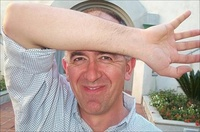
#> input picture PycharmProjects/CS131/Homeworks/homework7/image_0319.jpg, 200 x 132 px, shrunk from 454 x 300 before the run, given as the content of the folder face, which was not available
$ python homework7.py   (older library calls are emulated)
#> lines starting #> are read from the running program, lines starting #| are printed output that depends on the picture; pictures that were not available may be replaced by others from this repository, and a replacement may not be noted
### PycharmProjects/CS131/Homeworks/homework7/detection.py
import numpy as np
from skimage import feature, data, color, exposure, io
from skimage.transform import rescale, resize, downscale_local_mean
from skimage.filters import gaussian
from scipy import signal
from scipy.ndimage import interpolation
import math


def hog_feature(image, pixel_per_cell=8):
    '''
    Compute hog feature for a given image.

    Hint: use the hog function provided by skimage

    Args:
        image: an image with object that we want to detect
        pixel_per_cell: number of pixels in each cell, an argument for hog descriptor

    Returns:
        score: a vector of hog representation
        hogImage: an image representation of hog provided by skimage
    '''
    ### YOUR CODE HERE
    hogFeature,hogImage=feature.hog(image,pixels_per_cell=(pixel_per_cell,pixel_per_cell),visualize=True)
    ### END YOUR CODE
    return (hogFeature, hogImage)


def sliding_window(image, base_score, stepSize, windowSize, pixel_per_cell=8):
    ''' A sliding window that checks each different location in the image,
        and finds which location has the highest hog score. The hog score is computed
        as the dot product between hog feature of the sliding window and the hog feature
        of the template. It generates a response map where each location of the
        response map is a corresponding score. And you will need to resize the response map
        so that it has the same shape as the image.

    Args:
        image: an np array of size (h,w)
        base_score: hog representation of the object you want to find, an array of size (m,)
        stepSize: an int of the step size to move the window
        windowSize: a pair of ints that is the height and width of the window
    Returns:
        max_score: float of the highest hog score
        maxr: int of row where the max_score is found
        maxc: int of column where the max_score is found
        response_map: an np array of size (h,w)
    '''
    # slide a window across the image
    (max_score, maxr, maxc) = (0, 0, 0)
    winH, winW = windowSize
    H, W = image.shape
    pad_image = np.lib.pad(image, ((winH // 2, winH - winH // 2), (winW // 2, winW - winW // 2)), mode='constant')
    response_map = np.zeros((H // stepSize + 1, W // stepSize + 1))

    ### YOUR CODE HERE
    for i in range(0, response_map.shape[
        0]):  # 考虑到H和W不一定是winH和winW的整数倍，是否可以采取这样的措施：循环只到倒数第二行/列，最后一行/列单独处理，最后剩下多大就跟多大的face_feature做相关，最后记得均衡一下（得到的响应值/最后一块的大小*正常块的大小）
        for j in range(0, response_map.shape[1]):
            image_batch = pad_image[i * stepSize: i * stepSize + winH, j * stepSize: j * stepSize + winW]
            (hogFeature, _) = hog_feature(image_batch, pixel_per_cell)
            response_map[i, j] = np.sum(
                base_score * hogFeature)  # / (sum_hog * np.sum(hogFeature)) #之前还在想用不用去除能量的影响，以为一张白纸跟人脸做相关会是最大，后来发现不对，做相关的不是原像素而是hog特征，而白纸的hog特征是全零，因此不会是最大。而且去除能量的效果并不好，得到了错误的识别结果，综上，不需要去除能量的影响
            # [5 lines of commented-out code are left out]
    max_index, max_score = np.argmax(response_map), np.max(response_map)
    maxr, maxc = int(max_index / response_map.shape[1] - np.ceil(winH // 2 / stepSize)), int(
        max_index % response_map.shape[1] - np.ceil(
            winW // 2 / stepSize))  # 因为直接argmax出来的下标是与填充后的图像相对应的下标，而输出要的是对应与原图片，所以需要做一下校正
    # max_score = response_map[maxr, maxc] #不能用这个语句来求解最大值，一开始没有校正时是可以的，加了校正之后的位置就是不是原来的响应图的最大值了
    maxr, maxc = maxr * int(stepSize), maxc * int(stepSize)  # 将response_map以及最大值下标转换成原图大小
    response_map = resize(response_map, (H, W), preserve_range=1)
    ### END YOUR CODE

    return (max_score, maxr, maxc, response_map)


# [151 lines left out: functions pyramid, pyramid_score, compute_displacement, shift_heatmap, gaussian_heatmap, detect_multiple, not called in this run]

### PycharmProjects/CS131/Homeworks/homework7/util.py
import numpy as np
from Homeworks.homework7.detection import *
from skimage.transform import rescale, resize, downscale_local_mean
from skimage.filters import gaussian


# [21 lines of commented-out code are left out]


def read_facial_labels(image_paths):
    label_path = "list_landmarks_align_celeba.txt"
    n_images = len(image_paths)
    f = open(label_path, "r")
    f.readline()
    f.readline()
    lefteyes = np.array([], dtype=np.int).reshape(0, 2)
    righteyes = np.array([], dtype=np.int).reshape(0, 2)
    noses = np.array([], dtype=np.int).reshape(0, 2)
    mouths = np.array([], dtype=np.int).reshape(0, 2)
    for line in f:
        if lefteyes.shape[0] > 40:
            break
        parts = line.strip().split(' ')
        parts = list(filter(None, parts))
        # print(line,parts)
        image_file = parts[0]
        if image_file in image_paths:
            lefteye_c = int(parts[1])
            lefteye_r = int(parts[2])
            righteye_c = int(parts[3])
            righteye_r = int(parts[4])
            nose_c = int(parts[5])
            nose_r = int(parts[6])
            leftmouth_c = int(parts[7])
            leftmouth_r = int(parts[8])
            rightmouth_c = int(parts[9])
            rightmouth_r = int(parts[10][:-1])
            mouth_c = int((leftmouth_c + rightmouth_c) / 2)
            mouth_r = int((leftmouth_r + rightmouth_r) / 2)

            lefteyes = np.vstack((lefteyes, np.asarray([lefteye_r, lefteye_c])))
            righteyes = np.vstack((righteyes, np.asarray([righteye_r, righteye_c])))
            noses = np.vstack((noses, np.asarray([nose_r, nose_c])))
            mouths = np.vstack((mouths, np.asarray([mouth_r, mouth_c])))
    parts = (lefteyes, righteyes, noses, mouths)
    return parts


# [54 lines left out: functions get_detector, get_heatmap, intersection_over_union, not called in this run]

### PycharmProjects/CS131/Homeworks/homework7/homework7.py
import random
import numpy as np
import matplotlib.pyplot as plt
import matplotlib.patches as patches
from skimage import io
from skimage.feature import hog
from skimage import data,color,exposure
from skimage.transform import rescale, resize, downscale_local_mean
import glob, os
import fnmatch
import time
import math
from Homeworks.homework7.util import *
from Homeworks.homework7.detection import *

########################################################################################################################(Part 1: Hog Representation)

image_paths=fnmatch.filter(os.listdir('face'),'*.jpg')      #filter函数实现是列表特殊字符的过滤和筛选
list.sort(image_paths)
n=len(image_paths)
face_shape=io.imread('face/'+image_paths[0],as_gray=True).shape
#> face_shape = (132, 200)

avg_face=np.zeros(face_shape)
for i,image_path in  enumerate(image_paths):
    image=io.imread('face/'+image_path,as_gray=True)
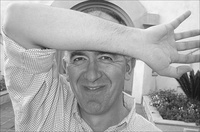
#> image: shape (132, 200) float64; min 0.0695, max 0.986, mean 0.659
    avg_face=np.asarray(avg_face)+np.asarray(image)
avg_face=avg_face/n
(face_feature,face_hog)=hog_feature(avg_face)

'''
plt.figure()
plt.subplot(1,2,1)
plt.imshow(avg_face,cmap='gray')
plt.title('average face image')
plt.axis('off')

plt.subplot(1,2,2)
plt.imshow(face_hog,cmap='gray')
plt.axis('off')
plt.title('hog representation of face')
'''
########################################################################################################################(Part 2: Sliding Window)

#plt.show()

image_path = 'image_0001.jpg'

image = io.imread(image_path, as_grey=True)
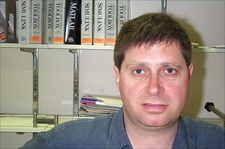
#> input picture PycharmProjects/CS131/Homeworks/homework7/image_0001.jpg, 225 x 149 px, shrunk from 510 x 337 before the run
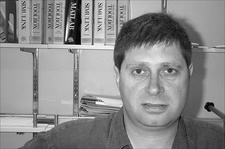
#> image: shape (149, 225) float64; min 0.00113, max 0.998, mean 0.543
image = rescale(image, 1)

(hogFeature, hogImage) = hog_feature(image)
#> call 2 of hog_feature, with pixel_per_cell = 8
#> in hog_feature (call 2), `hogFeature,hogImage=feature.hog(image,pixels_per_cell=(pixel_per_cell,..`:
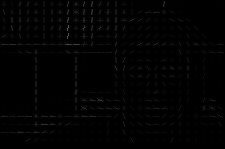
#> hogImage: shape (149, 225) float64; min 0, max 0.361, mean 0.00842

(winH, winW) = face_shape
#> winH = 132; winW = 200
(score, r, c, response_map) = sliding_window(image, face_feature, stepSize=30, windowSize=face_shape)
#> in sliding_window, `winH, winW = windowSize`: winH = 132; winW = 200
#> in sliding_window, `pad_image = np.lib.pad(image, ((winH // 2, winH - winH // 2), (winW //..`:
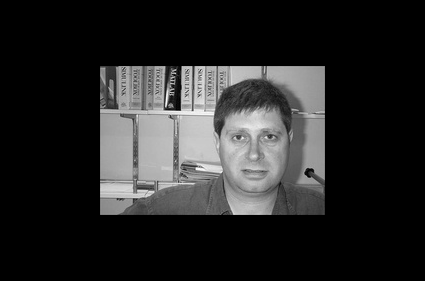
#> pad_image: shape (281, 425) float64; min 0, max 0.998, mean 0.152
#> after the loop in sliding_window, `for i in range(0, response_map.shape[`:
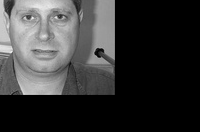
#> image_batch: shape (132, 200) float64; min 0, max 0.944, mean 0.217
#> in sliding_window, `max_index, max_score = np.argmax(response_map), np.max(response_map)`: max_index = 19; max_score = 152.9
#> in sliding_window, `maxr, maxc = int(max_index / response_map.shape[1] - np.ceil(winH // 2..`: maxr = 0; maxc = -1
#> in sliding_window, `maxr, maxc = maxr * int(stepSize), maxc * int(stepSize)`: maxc = -30
#> in sliding_window, `response_map = resize(response_map, (H, W), preserve_range=1)`:
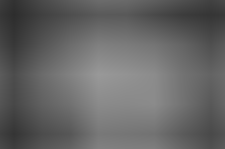
#> response_map: shape (149, 225) float64; min 45.87, max 152.9, mean 100.8
#> score = 152.9; r = 0; c = -30
crop = image[r:r+winH, c:c+winW]
#> crop = empty array

#fig,ax = plt.subplots(1)
#ax.imshow(image,cmap='gray')
r#ect = patches.Rectangle((c,r),winW,winH,linewidth=1,edgecolor='r',facecolor='none')
# [8 lines of commented-out code are left out]
'''3.1 Image Pyramid'''
'''
image_path='image_0001.jpg'

image=io.imread(image_path,as_gray=True)
image=rescale(image,1.2)
sum_r=0
sum_c=0

images=pyramid(image,scale=0.9)
for i,result in enumerate(images):
    (current_scale,img)=result
    if i==0:
        sum_c=img.shape[1]
    sum_r+=img.shape[0]
composite_image=np.zeros((sum_r,sum_c))
pointer=0
for i,result in enumerate(images):
    (current_scale,img)=result
    composite_image[pointer:pointer+img.shape[0],0:img.shape[1]]=img
    pointer+=img.shape[0]

plt.imshow(composite_image,cmap='gray')
plt.axis('off')
plt.title('image pyramid')
plt.show()
'''
'''3.2 Pyramid Score'''
'''
image_path='image_0338.jpg'
image = io.imread(image_path, as_grey=True)
image = rescale(image, 1.2)
(winH,winW)=face_shape
maxscore,maxr,maxc,max_scale,max_response_map=pyramid_score(image,face_feature,face_shape,stepSize=30,scale=0.8)
fig,ax = plt.subplots(1)
ax.imshow(rescale(image, max_scale),cmap='gray')
rect = patches.Rectangle((maxc,maxr),winW,winH,linewidth=1,edgecolor='r',facecolor='none')
ax.add_patch(rect)
plt.show()

plt.imshow(max_response_map, cmap='viridis', interpolation='nearest')
plt.axis('off')
plt.show()
'''
########################################################################################################################(Deformable Parts Detection)
image_paths=fnmatch.filter(os.listdir('face'),'*.jpg')
#> (the run stopped early here; a loop or call above may not have finished)
